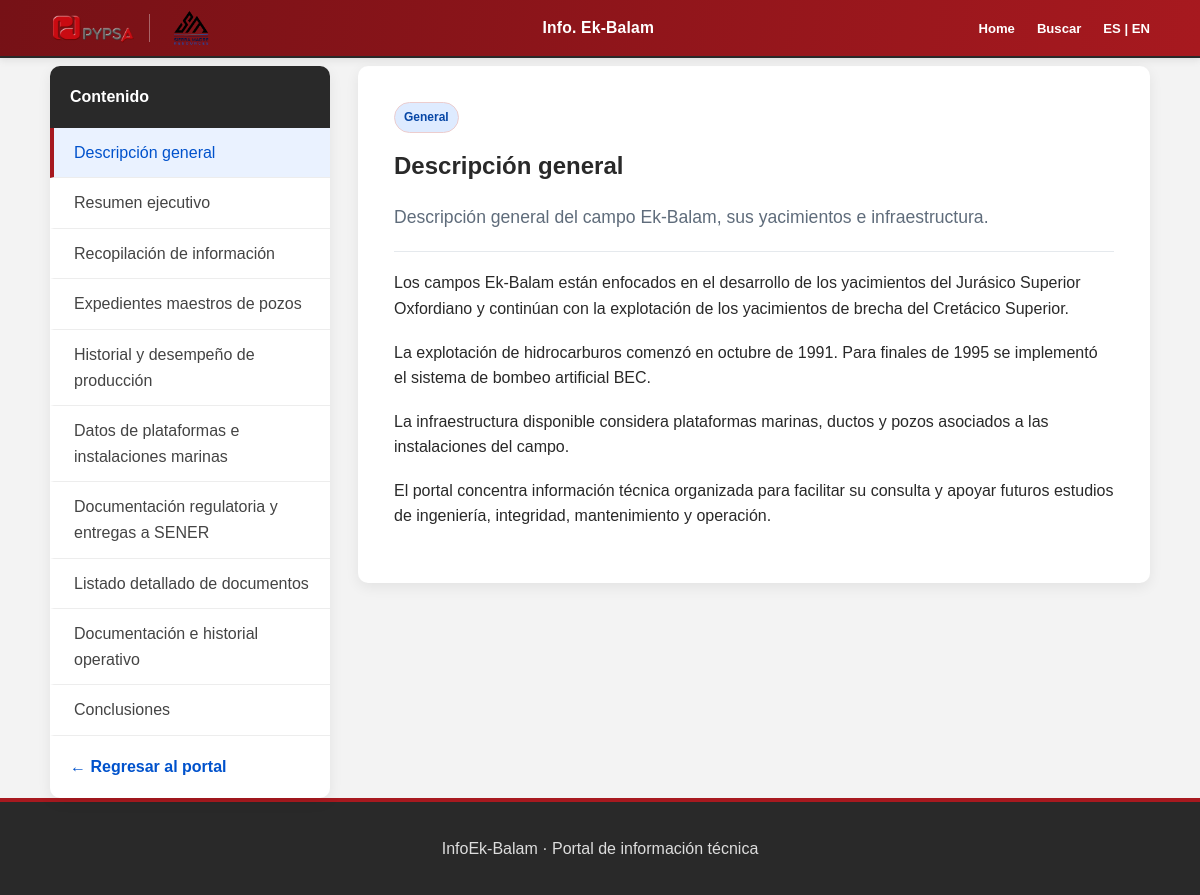
/contenido/overview (signed in), run on the app's committed database.
### models.py (models this page shows)
class Contenido(db.Model):
    __tablename__ = "contenidos"
    id = db.Column(
        db.Integer,
        primary_key=True
    )
    slug = db.Column(
        db.String(120),
        unique=True,
        nullable=False
    )
    titulo = db.Column(
        db.String(200),
        nullable=False
    )
    categoria = db.Column(
        db.String(100),
        nullable=False
    )
    resumen = db.Column(
        db.Text,
        nullable=True
    )
    contenido = db.Column(
        db.Text,
        nullable=False
    )
    palabras_clave = db.Column(
        db.Text,
        nullable=True
    )
    orden = db.Column(
        db.Integer,
        default=0,
        nullable=False
    )
    activo = db.Column(
        db.Boolean,
        default=True,
        nullable=False
    )

### app.py (the view)
@app.route("/contenido/<string:slug>")
@login_required
def ver_contenido(slug):
    contenido = Contenido.query.filter_by(
        slug=slug,
        activo=True
    ).first_or_404()
    contenidos_menu = (
        Contenido.query
        .filter_by(activo=True)
        .order_by(Contenido.orden)
        .all()
    )
    return render_template(
        "contenido.html",
        contenido=contenido,
        contenidos_menu=contenidos_menu
    )

### app.py (called while the page is built)
@login_manager.user_loader
def cargar_usuario(usuario_id):
    return db.session.get(
        Usuario,
        int(usuario_id)
    )

### templates/contenido.html (shortened to what this page needs)
{% extends "base.html" %}
{% block content %}
<div class="distribucion-portal">
    <aside class="menu-lateral">
        <div class="menu-lateral-titulo">
            <span>Contenido</span>
        </div>
        <nav>
            {% for elemento in contenidos_menu %}
                <a
                    href="{{ url_for(
                        'ver_contenido',
                        slug=elemento.slug
                    ) }}#contenido-principal"
                    class="{% if elemento.id == contenido.id %}
                        activo
                    {% endif %}"
                >
                    {{ elemento.titulo }}
                </a>
            {% endfor %}
        </nav>
        <a
            class="volver-portal"
            href="{{ url_for('portal') }}"
        >
            ← Regresar al portal
        </a>
    </aside>
<article
    id="contenido-principal"
    class="contenido-documental"
>
        <span class="categoria">
            {{ contenido.categoria }}
        </span>
        <h1>
            {{ contenido.titulo }}
        </h1>
        <p class="resumen-contenido">
            {{ contenido.resumen }}
        </p>
        <div class="texto-contenido">
            {% for parrafo in contenido.contenido.split('\n\n') %}
                {% if parrafo.strip() %}
                    <p>{{ parrafo.strip() }}</p>
                {% endif %}
            {% endfor %}
        </div>
    </article>
</div>
{% endblock %}

### static/css/styles.css (style rules this page uses)
:root { --rojo-principal: #a7191f; --rojo-oscuro: #761116; --rojo-hover: #8b151a; --rojo-claro: #f6e8e9; --gris-oscuro: #292929; --gris-medio: #606060; --gris-suave: #d7d7d7; --gris-claro: #f3f3f3; --blanco: #ffffff; --sombra: rgb(0 0 0 / 9%); }
* { box-sizing: border-box; }
html { min-height: 100%; scroll-behavior: smooth; }
body { min-height: 100vh; margin: 0; display: flex; flex-direction: column; font-family: Arial, Helvetica, sans-serif; line-height: 1.6; color: var(--gris-oscuro); background-color: var(--gris-claro); }
#contenido-principal { scroll-margin-top: 110px; }
.tarjeta, .portal-bienvenida, .indicador, .tarjeta-contenido, .contenido-documental, .pagina-busqueda { background-color: var(--blanco); box-shadow: 0 4px 14px var(--sombra); }
.categoria { display: inline-block; width: fit-content; padding: 5px 10px; color: var(--rojo-oscuro); font-size: 0.75rem; font-weight: 700; background-color: var(--rojo-claro); border: 1px solid #eccdce; border-radius: 20px; }
.categoria { display: inline-block; width: fit-content; padding: 5px 9px; color: #0747a6; font-size: 0.75rem; font-weight: 700; background: #deebff; border-radius: 20px; }
.distribucion-portal { display: grid; grid-template-columns: 280px 1fr; gap: 28px; align-items: start; }
.menu-lateral { position: sticky; top: 20px; overflow: hidden; background: white; border-radius: 10px; box-shadow: 0 4px 14px rgb(0 0 0 / 7%); }
.menu-lateral-titulo { padding: 18px 20px; color: var(--blanco); font-weight: 700; background-color: var(--gris-oscuro); }
.menu-lateral nav a:hover, .menu-lateral nav a.activo { color: var(--rojo-principal); background-color: var(--rojo-claro); border-left: 4px solid var(--rojo-principal); }
.menu-lateral nav { display: flex; flex-direction: column; }
.menu-lateral nav a { padding: 12px 20px; color: #444444; text-decoration: none; border-left: 4px solid transparent; border-bottom: 1px solid #ededed; }
.menu-lateral nav a:hover, .menu-lateral nav a.activo { color: #0052cc; background: #eaf2ff; }
.volver-portal { display: inline-block; margin: 18px 20px; color: #0052cc; font-weight: 700; text-decoration: none; }
.contenido-documental { padding: 36px; background: white; border-radius: 10px; box-shadow: 0 4px 14px rgb(0 0 0 / 7%); }
.contenido-documental h1 { margin: 14px 0 12px; }
.resumen-contenido { padding-bottom: 20px; color: #5f6c7b; font-size: 1.1rem; border-bottom: 1px solid #e5e9ed; }
.texto-contenido p { margin: 18px 0; }

### data on the page
Contenido: titulo "Descripción general", categoria "General", resumen "Descripción general del campo Ek-Balam, sus yacimientos e infraestructura."
Contenido: titulo "Resumen ejecutivo"
Contenido: titulo "Recopilación de información"
Contenido: titulo "Expedientes maestros de pozos"
Contenido: titulo "Historial y desempeño de producción"
Contenido: titulo "Datos de plataformas e instalaciones marinas"
Contenido: titulo "Documentación regulatoria y entregas a SENER"
Contenido: titulo "Listado detallado de documentos"
Contenido: titulo "Documentación e historial operativo"
Contenido: titulo "Conclusiones"

### other printed values
{{ parrafo.strip() }} "Los campos Ek-Balam están enfocados en el desarrollo de los yacimientos del Jurásico Superior Oxfordiano y continúan con la explotación de los yacimientos de brecha del Cretácico Superior." "La explotación de hidrocarburos comenzó en octubre de 1991. Para finales de 1995 se implementó el sistema de bombeo artificial BEC." "La infraestructura disponible considera plataformas marinas, ductos y pozos asociados a las instalaciones del campo." "El portal concentra información técnica organizada para facilitar su consulta y apoyar futuros estudios de ingeniería, integridad, mantenimiento y operación."
